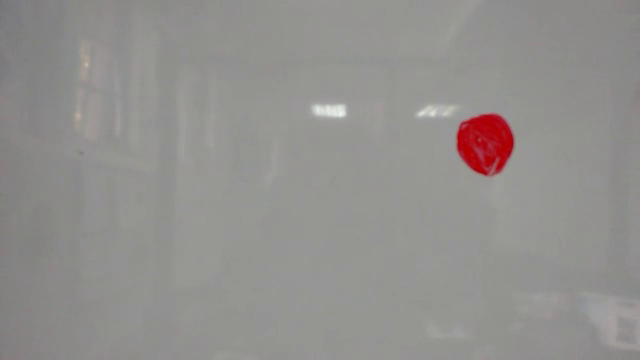
//> input picture frame 10 of Videos de ejemplo/MLineal.mp4, 640 x 360 px, given in place of the camera
$ ./main   (built with g++ and OpenCV 4)
//> lines starting //> are read from the running program, lines starting //| are printed output that depends on the picture; after the words box and inside, x2 and y2 are one past the last pixel; in counts of white or black regions, pixels touching at a corner belong together
#include <opencv2/opencv.hpp>
#include <opencv2/highgui/highgui.hpp>
#include <opencv2/imgproc/imgproc.hpp>
#include <iostream>
#include <algorithm>
#include <sstream>
#include <string>
#include <math.h>
#include <fstream>

using namespace cv;
using namespace std;

//Parámetros para aislar el objeto según sus canales HSV
int H_MIN = 0;
int H_MAX = 256;
int S_MIN = 0;
int S_MAX = 256;
int V_MIN = 0;
int V_MAX = 256;

//Tamaño del frame de captura
const int FRAME_WIDTH = 640;
const int FRAME_HEIGHT = 480;

const string windowName = "Original Image";
const string windowName1 = "HSV Image";
const string windowName2 = "Thresholded Image";
const string windowName3 = "After Morphological Operations";
const string trackbarWindowName = "Trackbars";

//Numero máximo de objetos que puede detectar
const int MAX_NUM_OBJECTS= 100;

//Area mínima y máxima del objeto
const int MIN_OBJECT_AREA = 20*20;
const int MAX_OBJECT_AREA = FRAME_HEIGHT*FRAME_WIDTH/1.5;

void on_trackbar( int, void* )
{//Esta función es llamada cuando la
    // la posición de un trackbar es cambiada
}

// [5 lines left out: function intToString, not called in this run]

void createTrackbars(){
    //Crear ventana para los trackbars
    namedWindow(trackbarWindowName,0);
    createTrackbar( "H_MIN", trackbarWindowName, &H_MIN, H_MAX, on_trackbar );
    createTrackbar( "H_MAX", trackbarWindowName, &H_MAX, H_MAX, on_trackbar );
    createTrackbar( "S_MIN", trackbarWindowName, &S_MIN, S_MAX, on_trackbar );
    createTrackbar( "S_MAX", trackbarWindowName, &S_MAX, S_MAX, on_trackbar );
    createTrackbar( "V_MIN", trackbarWindowName, &V_MIN, V_MAX, on_trackbar );
    createTrackbar( "V_MAX", trackbarWindowName, &V_MAX, V_MAX, on_trackbar );
}

// [23 lines left out: function drawObject, not called in this run]

void morphOps(Mat &thresh){

    //Crear elementos estructurantes que serán usados para dilatar y erosionar la imagen
    Mat erodeElement = getStructuringElement( MORPH_RECT,Size(3,3));
    //Se dilata con un elemento más grande para que el objeto sea más visible
    Mat dilateElement = getStructuringElement( MORPH_RECT,Size(8,8));

    erode(thresh,thresh,erodeElement);
    erode(thresh,thresh,erodeElement);

    dilate(thresh,thresh,dilateElement);
    dilate(thresh,thresh,dilateElement);

}

// [37 lines left out: function trackFilteredObject, not called in this run]

float initialVelocity(vector<Point2f> V){
    return(sqrt(pow(V[1].x,2) + pow(V[1].y,2)));
}

Point2f getVelocity(vector<Point2f> P, float x0, float y0){
    return(Point2f((x0 - P.back().x)*30, (y0 - P.back().y)*30));
}

Point2f getAcceleration(vector<Point2f> V, float vx0, float vy0){
    return(Point2f((vx0 - V.back().x)*30, (vy0 - V.back().y)*30));
}

// [23 lines left out: functions getAngularVelocity, getAngularAcceleration, getCentripetalAcceleration, gravityValue, not called in this run]

//Esta función encuentra los cuatro puntos iniciales para saber la distancia real
bool calibration(Mat threshold, vector<Point2f> &pos){
    Mat temp;
    threshold.copyTo(temp);

    vector< vector<Point> > contours;
    vector<Vec4i> hierarchy;
    findContours(temp,contours,hierarchy,CV_RETR_CCOMP,CV_CHAIN_APPROX_SIMPLE );

    if (hierarchy.size() > 0) {
        int numObjects = hierarchy.size();
        if(numObjects == 4){
            for (int index = 0; index >= 0; index = hierarchy[index][0]) {
                Moments moment = moments((cv::Mat)contours[index]);
                double area = moment.m00;
                pos.push_back(Point2f(moment.m10/area, moment.m01/area));
            }
            return true;
        }
    }
    return false;
}


int main(){

    bool trackObjects = true;
    bool useMorphOps = true;
    Mat HSV;
    Mat threshold;
    Mat videoFeed;
    Mat H;

    ofstream file;
    file.open("data.csv");
    file << "x1,x2,v1,v2,a1,a2\n";

    //Parametro debe ser entregado por el usuario a través de la interfaz, este es en Kg.
    float masa = 10.0;
    float gravedad = 9.81;

    //Elegido por el usuario
    int mov = 5;
    /*
     * 0 -> Movimiento Lineal
     * 1 -> Plano Inclinado
     * 2 -> Lanzamiento proyectiles
     * 3 -> Movimiento Circular
     * 4 -> Movimiento Pendular
     * Otro valor -> Video
     */

    //x e y son los valores en pixeles
    //X e Y son los valores reales
    int x=0, y=0;
    float X=0, Y=0;

    //La siguiente función se usa para filtrar la imagen y aislar el objeto de interés
    //Descomentar para calibracion
    createTrackbars();

    //video capture object to acquire webcam feed
    cv::VideoCapture vid;

    switch (mov) {
        case 0:
            vid.open("MLineal.mp4");
            break;
        case 1:
            vid.open("Inclinado.mp4");
            break;
        case 2:
            vid.open("Proyectiles.mp4");
            break;
        case 3:
            vid.open("MCU.mp4");
            break;
        case 4:
            vid.open("Pendular.mp4");
            break;
        default:
            vid.open(0);
            break;
    }

    //Frecuencia para movimento pendular
    int hz = 0;
    int direction = 1; //parte con velocidad positiva

    bool isCalibrated = false;

    //Variables de movimiento
    float x0 = 0.0, y0 = 0.0;
    float vx0 = 0.0, vy0 = 0.0;
    vector<Point2f> P; //Position
    vector<Point2f> V; //Velocity
    vector<Point2f> A; //Aceleration
    vector<Point2f> pos;
    vector<Point2f> dst;

    //Distancias reales entre puntos de calibración
    dst.push_back(Point2f(0,0));
    dst.push_back(Point2f(0,10));
    dst.push_back(Point2f(10,0));
    dst.push_back(Point2f(10,10));

    //Loop infinito donde se hace seguimiento del objeto de interés
    while(1){

        //Calibración inicial
        while(!isCalibrated){
            vid >> videoFeed;
//> videoFeed is the input picture: 360 rows x 640 cols, CV_8UC3; mean B, G, R 142.1, 144, 146.5

            if (videoFeed.empty())
                    break;

            cvtColor(videoFeed,HSV,COLOR_BGR2HSV);
//> HSV: 360 rows x 640 cols, CV_8UC3; mean H, S, V 35.1, 7.9, 146.6

            //Parámetros para los 4 puntos rojos de la calibración
            //Es posible cambiar el color, per se debe encontrar nuevamente el filtro
            H_MIN = 139;
            H_MAX = 256;
            S_MIN = 103;
            S_MAX = 256;
            V_MIN = 1;
            V_MAX = 256;

            inRange(HSV,Scalar(H_MIN,S_MIN,V_MIN),Scalar(H_MAX,S_MAX,V_MAX),threshold);
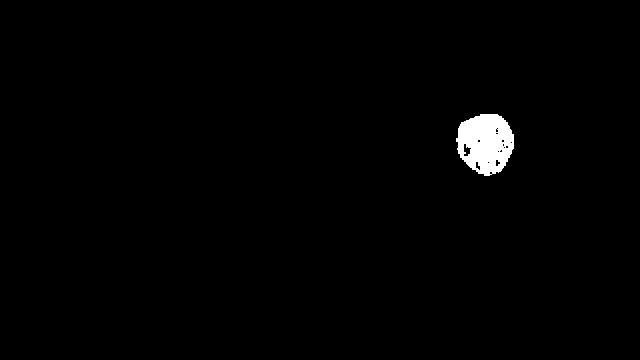
//> threshold: 360 rows x 640 cols, CV_8UC1; 1.1% white; 1 white region, box (x1, y1, x2, y2) and area: (456, 114, 514, 176) 2630

            //Operaciones morfológicas para enfatizar el objeto de interés
            if(useMorphOps)
                morphOps(threshold);
//> in morphOps, `dilate(thresh,thresh,dilateElement);`:
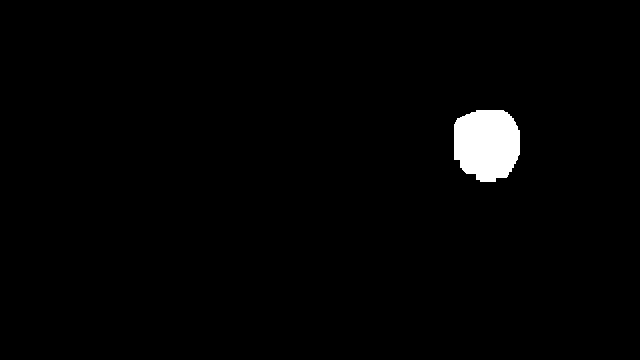
//> thresh: 360 rows x 640 cols, CV_8UC1; 1.7% white; 1 white region

            isCalibrated = calibration(threshold, pos);
//> in calibration, `findContours(temp,contours,hierarchy,CV_RETR_CCOMP,CV_CHAIN_APPROX_SIM..`: contours = 1 contour; box (x1, y1, x2, y2) and area: (454, 110, 520, 182) 3835
//> in calibration, `int numObjects = hierarchy.size();`: numObjects = 1
//> isCalibrated = false

            //Presionar alguna tecla hasta encontrar los puntos de calibración
            while(1){
                imshow("Threshold",threshold);
                imshow("Raw video",videoFeed);
                if( (waitKey(10)) != -1)
//> the Esc key is pressed
                    break;
            }

            //Orden de los puntos de calibración según el input que se le entregará
            if(pos.size() != 0){
                vector<float> posX;
                vector<Point2f> newPos;

                for (std::vector<Point2f>::iterator it = pos.begin() ; it != pos.end(); ++it){
                    posX.push_back(it->x);
                }

                sort(posX.begin(), posX.end());

                //Orden por x
                for (std::vector<float>::iterator it2 = posX.begin() ; it2 != posX.end(); ++it2){
                    for (std::vector<Point2f>::iterator it = pos.begin() ; it != pos.end(); ++it){
                        if(*it2 == it->x){
                            newPos.push_back(*it);
                            break;
                        }
                    }
                }

                //Orden por y
                if(newPos[0].y > newPos[1].y)
                    iter_swap(newPos.begin(), newPos.begin()+1);
                if(newPos[2].y > newPos[3].y)
                    iter_swap(newPos.begin()+2, newPos.begin()+3);

                pos = newPos;
                H = findHomography(pos, dst);
            }
        }

        vid >> videoFeed;

        if (videoFeed.empty())
                break;

        cvtColor(videoFeed,HSV,COLOR_BGR2HSV);

        // [9 lines of commented-out code are left out]
        H_MIN = 24;
        H_MAX = 63;
        S_MIN = 68;
        S_MAX = 138;
        V_MIN = 45;
        V_MAX = 242;

        // [7 lines of commented-out code are left out]

        inRange(HSV,Scalar(H_MIN,S_MIN,V_MIN),Scalar(H_MAX,S_MAX,V_MAX),threshold);

        if(useMorphOps)
            morphOps(threshold);

        //Esta función obtiene los valores de x e y
        if(trackObjects)
            trackFilteredObject(x,y,threshold,videoFeed);

        //Transformación a valores reales
        X = (H.at<double>(0,0)*x + H.at<double>(0,1)*y + H.at<double>(0,2))/(H.at<double>(2,0)*x + H.at<double>(2,1)*y + H.at<double>(2,2));
        Y = (H.at<double>(1,0)*x + H.at<double>(1,1)*y + H.at<double>(1,2))/(H.at<double>(2,0)*x + H.at<double>(2,1)*y + H.at<double>(2,2));

        //Vectores de movimiento
        P.push_back(Point2f(X,Y));
        V.push_back(getVelocity(P, x0, y0));
        A.push_back(getAcceleration(V, vx0, vy0));

        //Datos guardados en archivo para su procesamiento
        file << P.back().x << "," << P.back().y << ","
             << V.back().x << "," << V.back().x << ","
             << A.back().x << "," << A.back().y << "\n";

        //Frecuencia para movimento pendular
        if(mov == 4){
            if((direction == 1) && (V.back().x < 0)){
                direction = -1; //vel negativa
            }else if((direction == -1) && (V.back().x > 0)){
                direction = 1; //vel positiva
                hz++;
            }
        }

        imshow("Threshold",threshold);
        imshow("Raw video",videoFeed);

        //Valores guardados para siguiente iteracion
        x0 = X;
        y0 = Y;
        vx0 = V.back().x;
        vy0 = V.back().y;

        waitKey(30);
    }

    float ang = 0;

    //Obtener ángulo de inclinación
    if(mov == 1 || mov == 2){
        //La elección del frame 20 es arbitraria
        ang = atan(abs(P[0].y-P[20].y)/abs(P[0].x-P[20].x));
        cout << "El ángulo formado es " << ang << endl;
    }

    //Comprobar valor de la aceleración de gravedad
    if (mov == 2){
        cout << "La estimación de la aceleración de gravedad es: " << gravityValue(V) << endl;
    }

    if(mov == 0 || mov == 1 || mov == 2){
        //A[0] y A[1] contienen valores basura
        cout << "La magnitud de la fuerza inicial aplicada fue de " << sqrt(pow(masa*A[2].x,2)+pow(masa*A[2].y,2)) << endl;

        if(mov == 0 || mov == 1){
            //La aceleración debería ser constante una vez que se aplica la fuerza si es que fuera
            //un objeto real. Si es movimiento lineal, el ángulo será 0.
            cout << "El coeficiente de roce es " <<
                    ((sqrt(pow(A[4].x,2)+pow(A[4].y,2))/gravedad)+sin(ang))/cos(ang) << endl;
        }
    }

    if(mov == 4)
        cout << "Dio " << hz << " vueltas " << endl;

    file.close();
    return 0;

}
